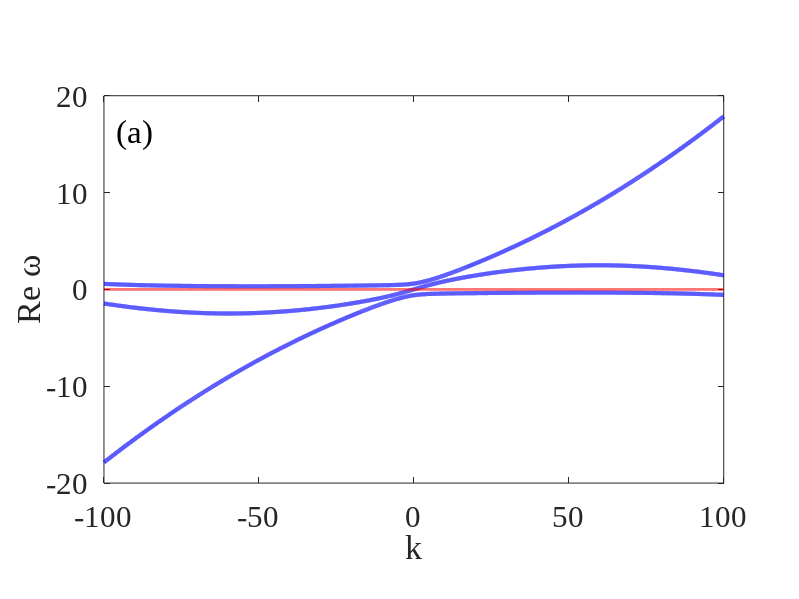

This figure's MATLAB source: (Note: this script raises an error after producing the figure.)


% stability analysis, dispertion analysis

% P1=2.5;
% GammaR=1.5;

ua=7.7e-3;
Gammac=1;
R1=8.4e-3;

% g=2*ua;
% n0=Gammac/R1;
% Pth=(GammaR*Gammac)/R1;
% Phi0=sqrt((1/R1)*(P1*Pth/n0-GammaR));

R0=16*sqrt(5/2);
%R0=30;

%dk=0.001;
dk=0.01;
k=-100:dk:100; %k axis

k_max=max(k);
k_min=min(k);

print_fig=1;

Font_size=22;
Font_name='Times New Roman';

N_k=length(k);
Eigen_omega_1_Re_sorted=complex(zeros(1,N_k));%three eigen omega(k)
Eigen_omega_2_Re_sorted=complex(zeros(1,N_k));
Eigen_omega_3_Re_sorted=complex(zeros(1,N_k));

Eigen_omega_1_Im_sorted=Eigen_omega_1_Re_sorted;
Eigen_omega_2_Im_sorted=Eigen_omega_1_Re_sorted;
Eigen_omega_3_Im_sorted=Eigen_omega_1_Re_sorted;

omega_temp=complex(zeros(3,1),0);
omega_de=zeros(3,4);%set by column: 1 real part; 2 imaginary part; 3 amplitude; 4 angle

omega_Re_sorted=omega_de;
omega_Im_sorted=omega_de;

m=60;%persistent current m
m_mid=30;
P0=2.5;
Ga_bov=4*(P0-1)/P0^2;

Parameter_series=[m   0.5   P0;        %m \gammaR P1
                  m Ga_bov  P0;
                  m   1.4   P0; 
                  0   0.5   P0;
                  0 Ga_bov  P0;
                  0   1.4   P0];

PlotBoxAspectRatio=[1.6 1 1];

for it_P_series=1:3
    
    
    GammaR=Parameter_series(it_P_series,2);
    P1=Parameter_series(it_P_series,3);
    
    g=2*ua;
    n0=Gammac/R1;
    Pth=(GammaR*Gammac)/R1;
    Phi0=sqrt((1/R1)*(P1*Pth/n0-GammaR));
    
  
    
    m=Parameter_series(it_P_series,1);
    
    for it=1:N_k
        
        L=[((m+k(it))^2-m^2)/(2*R0^2)+ua*Phi0^2, ua*Phi0^2, (g+0.5i*R1)*Phi0;
            -ua*Phi0^2, -(((m-k(it))^2-m^2)/(2*R0^2)+ua*Phi0^2), -(g-0.5i*R1)*Phi0;
            -1i*R1*Phi0*n0, -1i*R1*Phi0*n0, -1i*(GammaR+R1*Phi0^2)];
        
        
        omega_temp=eig(L,'nobalance');
        omega_de(:,1)=real(omega_temp);
        omega_de(:,2)=imag(omega_temp);
        omega_de(:,3)=abs(omega_temp);
        omega_de(:,4)=angle(omega_temp);
        
        
        omega_Re_sorted=sortrows(omega_de,-1);
        
        omega_Im_sorted=sortrows(omega_de,-2);
        
        
        Eigen_omega_1_Re_sorted(it)=complex(omega_Re_sorted(1,1),omega_Re_sorted(1,2));
        Eigen_omega_2_Re_sorted(it)=complex(omega_Re_sorted(2,1),omega_Re_sorted(2,2));
        Eigen_omega_3_Re_sorted(it)=complex(omega_Re_sorted(3,1),omega_Re_sorted(3,2));
        
        Eigen_omega_1_Im_sorted(it)=complex(omega_Im_sorted(1,1),omega_Im_sorted(1,2));
        Eigen_omega_2_Im_sorted(it)=complex(omega_Im_sorted(2,1),omega_Im_sorted(2,2));
        Eigen_omega_3_Im_sorted(it)=complex(omega_Im_sorted(3,1),omega_Im_sorted(3,2));
        
    end
    
    %plot Re_omega
    fig_Re=figure('position',[50 200 800 600],'renderer','painter','paperpositionmode','auto');
    plot(k,real(Eigen_omega_1_Re_sorted),'linewidth',3,'color','b');
    axis_re=gca;
    %axis square;
    set(gca,'fontsize',Font_size,'fontname',Font_name);
    set(gca,'PlotBoxAspectRatio',PlotBoxAspectRatio);
    set(gca,'xlim',[k_min,k_max]);
    xlabel('k');
    ylabel('Re \omega');
    %title(axis_re,sprintf('m=%d, Gamma_R=%.1f, P bar=%.1f',m,GammaR,P1));
    hold(axis_re,'all');
    plot(axis_re,k,real(Eigen_omega_2_Re_sorted),'linewidth',3,'color','b');
    plot(axis_re,k,real(Eigen_omega_3_Re_sorted),'linewidth',3,'color','b');
    plot(axis_re,k,zeros(1,N_k),'linestyle','-.','linewidth',2,'color','r');
    hold(axis_re,'off');
    
    switch it_P_series
        case 1
            ann_text='(a)';
        case 2
            ann_text='(b)';
        case 3
            ann_text='(c)';
    end
    
    h_a=annotation('textbox', [0.1460    0.750    0.08    0.08],'String',ann_text);
    set(h_a,'BackgroundColor',[1 1 1],'Color','k','FontName',Font_name,'fontsize',Font_size+2,...
        'HorizontalAlignment','center','VerticalAlignment','top','LineStyle','none','FitHeightToText','on');
    set(h_a,'position',[0.1460    0.750    0.08    0.08]);

    
   
    %Im_max=max(imag(Eigen_omega_1_Im_sorted));
    Im_max=0.4;
    Im_min=min([min(imag(Eigen_omega_1_Im_sorted)),min(imag(Eigen_omega_2_Im_sorted)),min(imag(Eigen_omega_3_Im_sorted))]);
    exceed_ratio=1.2;
    
    %plot Im_omega
    fig_Im=figure('position',[800 200 800 600],'renderer','painter','paperpositionmode','auto');
    plot(gca,k,imag(Eigen_omega_1_Im_sorted),'linewidth',3,'color','b');
    axis_im=gca;
    %axis square;
    set(gca,'fontsize',Font_size,'fontname',Font_name);
    set(gca,'xlim',[k_min,k_max]);
    set(gca,'ylim',[Im_min*exceed_ratio,Im_max]);
    set(gca,'PlotBoxAspectRatio',PlotBoxAspectRatio);
    y_tick=get(gca,'ytick');
    if max(y_tick)<0.4
        y_tick=[y_tick 0.4];
        set(gca,'ytick',y_tick);
    end
    y_tick=get(gca,'ytick');
    set(gca,'yticklabel',[]);
    set(gca,'yticklabel',num2str(sortrows(y_tick.'),'%.1f'));
    xlabel('k');
    ylabel('Im \omega');
    hold(axis_im,'all');
    plot(axis_im,k,imag(Eigen_omega_2_Im_sorted),'linewidth',3,'color','b');
    plot(axis_im,k,imag(Eigen_omega_3_Im_sorted),'linewidth',3,'color','b');
    plot(axis_im,k,zeros(1,N_k),'linestyle','-.','linewidth',2,'color','r');
    hold(axis_im,'off');
    
    
    m=Parameter_series(it_P_series+3,1);
    
    for it=1:N_k
        
        L=[((m+k(it))^2-m^2)/(2*R0^2)+ua*Phi0^2, ua*Phi0^2, (g+0.5i*R1)*Phi0;
            -ua*Phi0^2, -(((m-k(it))^2-m^2)/(2*R0^2)+ua*Phi0^2), -(g-0.5i*R1)*Phi0;
            -1i*R1*Phi0*n0, -1i*R1*Phi0*n0, -1i*(GammaR+R1*Phi0^2)];
        
        
        omega_temp=eig(L,'nobalance');
        omega_de(:,1)=real(omega_temp);
        omega_de(:,2)=imag(omega_temp);
        omega_de(:,3)=abs(omega_temp);
        omega_de(:,4)=angle(omega_temp);
        
        
        omega_Re_sorted=sortrows(omega_de,-1);
        
        omega_Im_sorted=sortrows(omega_de,-2);
        
        
        Eigen_omega_1_Re_sorted(it)=complex(omega_Re_sorted(1,1),omega_Re_sorted(1,2));
        Eigen_omega_2_Re_sorted(it)=complex(omega_Re_sorted(2,1),omega_Re_sorted(2,2));
        Eigen_omega_3_Re_sorted(it)=complex(omega_Re_sorted(3,1),omega_Re_sorted(3,2));
        
        Eigen_omega_1_Im_sorted(it)=complex(omega_Im_sorted(1,1),omega_Im_sorted(1,2));
        Eigen_omega_2_Im_sorted(it)=complex(omega_Im_sorted(2,1),omega_Im_sorted(2,2));
        Eigen_omega_3_Im_sorted(it)=complex(omega_Im_sorted(3,1),omega_Im_sorted(3,2));
        
    end
    
    
    %--------------------------------------------------------------------------
    
    %Subplot Re_omega
    figure(fig_Re);
    axis_sub_fig_Re=axes('Position',[0.6100    0.2100    0.2800    0.2800]);
    plot(axis_sub_fig_Re,k,real(Eigen_omega_1_Re_sorted),'linewidth',3,'color','b');
    %set(axis_sub_fig_Re,'fontsize',Font_size,'fontname',Font_name);
    set(axis_sub_fig_Re,'PlotBoxAspectRatio',PlotBoxAspectRatio);
    set(axis_sub_fig_Re,'xlim',[k_min,k_max]);
    xlabel(axis_sub_fig_Re,'k');
    ylabel(axis_sub_fig_Re,'Re \omega');
    %title(axis_re,sprintf('m=%d, Gamma_R=%.1f, P bar=%.1f',m,GammaR,P1));
    hold(axis_sub_fig_Re,'all');
    plot(axis_sub_fig_Re,k,real(Eigen_omega_2_Re_sorted),'linewidth',3,'color','b');
    plot(axis_sub_fig_Re,k,real(Eigen_omega_3_Re_sorted),'linewidth',3,'color','b');
    plot(axis_sub_fig_Re,k,zeros(1,N_k),'linestyle','-.','linewidth',2,'color','r');
    hold(axis_sub_fig_Re,'off');
    
    
    %plot Im_omega
    figure(fig_Im);
    axis_sub_fig_Im=axes('Position',[0.6100    0.2100    0.2800    0.2800]);
    plot(axis_sub_fig_Im,k,imag(Eigen_omega_1_Im_sorted),'linewidth',3,'color','b');
    %set(gca,'fontsize',Font_size,'fontname',Font_name);
    set(axis_sub_fig_Im,'xlim',[k_min,k_max]);
    set(axis_sub_fig_Im,'ylim',[Im_min*exceed_ratio,Im_max]);
    set(axis_sub_fig_Im,'PlotBoxAspectRatio',PlotBoxAspectRatio);
    y_tick=get(axis_sub_fig_Im,'ytick');
    if max(y_tick)<0.4
        y_tick=[y_tick 0.4];
        set(axis_sub_fig_Im,'ytick',y_tick);
    end
    y_tick=get(axis_sub_fig_Im,'ytick');
    set(axis_sub_fig_Im,'yticklabel',[]);
    set(axis_sub_fig_Im,'yticklabel',num2str(sortrows(y_tick.'),'%.1f'));
     xlabel(axis_sub_fig_Im,'k');
     ylabel(axis_sub_fig_Im,'Im \omega');
    hold(axis_sub_fig_Im,'all');
    plot(axis_sub_fig_Im,k,imag(Eigen_omega_2_Im_sorted),'linewidth',3,'color','b');
    plot(axis_sub_fig_Im,k,imag(Eigen_omega_3_Im_sorted),'linewidth',3,'color','b');
    plot(axis_sub_fig_Im,k,zeros(1,N_k),'linestyle','-.','linewidth',2,'color','r');
    hold(axis_sub_fig_Im,'off');
    
    
    
    
    
    
    
    
    %---------------------------------------------------------------------------
    if print_fig~=0
        
        currentFolder = pwd;
        
        if abs(GammaR-Ga_bov)<1e-2;
            dataFolder_name='Draft_Dispersion_Bov';
        elseif GammaR-Ga_bov>0
            dataFolder_name='Draft_Dispersion_Overdamped';
        elseif GammaR-Ga_bov<0
            dataFolder_name='Draft_Dispersion_Underdamped';
        end
        
        if exist(dataFolder_name,'dir')==0
            mkdir(dataFolder_name);
        end
       
        print(fig_Re,'-painter','-depsc2','-r300',[currentFolder,'\',dataFolder_name,'\',sprintf('Dispersion_Curve_Re_m=%d_GammaR=%.2f_P1=%.1f.eps',m,GammaR,P1)]);
        print(fig_Im,'-painter','-depsc2','-r300',[currentFolder,'\',dataFolder_name,'\',sprintf('Dispersion_Curve_Im_m=%d_GammaR=%.2f_P1=%.1f.eps',m,GammaR,P1)]);
        
        
        close(fig_Re);
        close(fig_Im);
        
    end
    
    
end


fprintf('\nProgram finished.\n');





